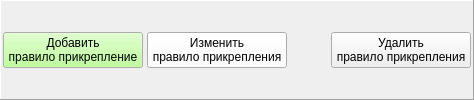
            <widget class="QFrame" name="ban_dn_terrs">
             <property name="frameShape">
              <enum>QFrame::Panel</enum>
             </property>
             <property name="frameShadow">
              <enum>QFrame::Raised</enum>
             </property>
             <layout class="QHBoxLayout" name="horizontalLayout_2">
              <property name="spacing">
               <number>4</number>
              </property>
              <property name="leftMargin">
               <number>2</number>
              </property>
              <property name="topMargin">
               <number>2</number>
              </property>
              <property name="rightMargin">
               <number>2</number>
              </property>
              <property name="bottomMargin">
               <number>2</number>
              </property>
              <item>
               <widget class="QPushButton" name="bn_add_terrs">
                <property name="minimumSize">
                 <size>
                  <width>140</width>
                  <height>35</height>
                 </size>
                </property>
                <property name="palette">
                 <palette>
                  <active>
                   <colorrole role="Button">
                    <brush brushstyle="SolidPattern">
                     <color alpha="255">
                      <red>170</red>
                      <green>255</green>
                      <blue>127</blue>
                     </color>
                    </brush>
                   </colorrole>
                  </active>
                  <inactive>
                   <colorrole role="Button">
                    <brush brushstyle="SolidPattern">
                     <color alpha="255">
                      <red>170</red>
                      <green>255</green>
                      <blue>127</blue>
                     </color>
                    </brush>
                   </colorrole>
                  </inactive>
                  <disabled>
                   <colorrole role="Button">
                    <brush brushstyle="SolidPattern">
                     <color alpha="255">
                      <red>170</red>
                      <green>255</green>
                      <blue>127</blue>
                     </color>
                    </brush>
                   </colorrole>
                  </disabled>
                 </palette>
                </property>
                <property name="text">
                 <string>Добавить
правило прикрепление</string>
                </property>
               </widget>
              </item>
              <item>
               <widget class="QPushButton" name="bn_edit_terrs">
                <property name="minimumSize">
                 <size>
                  <width>140</width>
                  <height>35</height>
                 </size>
                </property>
                <property name="palette">
                 <palette>
                  <active>
                   <colorrole role="Button">
                    <brush brushstyle="SolidPattern">
                     <color alpha="255">
                      <red>255</red>
                      <green>255</green>
                      <blue>255</blue>
                     </color>
                    </brush>
                   </colorrole>
                  </active>
                  <inactive>
                   <colorrole role="Button">
                    <brush brushstyle="SolidPattern">
                     <color alpha="255">
                      <red>255</red>
                      <green>255</green>
                      <blue>255</blue>
                     </color>
                    </brush>
                   </colorrole>
                  </inactive>
                  <disabled>
                   <colorrole role="Button">
                    <brush brushstyle="SolidPattern">
                     <color alpha="255">
                      <red>255</red>
                      <green>255</green>
                      <blue>255</blue>
                     </color>
                    </brush>
                   </colorrole>
                  </disabled>
                 </palette>
                </property>
                <property name="text">
                 <string>Изменить 
правило прикрепления</string>
                </property>
               </widget>
              </item>
              <item>
               <spacer name="horizontalSpacer_5">
                <property name="orientation">
                 <enum>Qt::Horizontal</enum>
                </property>
                <property name="sizeHint" stdset="0">
                 <size>
                  <width>40</width>
                  <height>20</height>
                 </size>
                </property>
               </spacer>
              </item>
              <item>
               <widget class="QPushButton" name="bn_del_terrs">
                <property name="minimumSize">
                 <size>
                  <width>140</width>
                  <height>35</height>
                 </size>
                </property>
                <property name="text">
                 <string>Удалить 
правило прикрепления</string>
                </property>
               </widget>
              </item>
             </layout>
            </widget>
